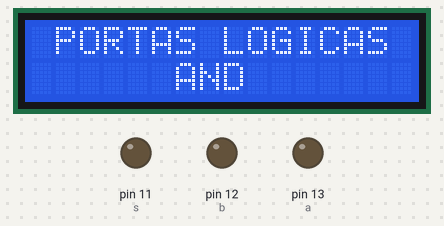
Bench run of a sketch on a simulated Arduino Uno, built with avr-gcc and run on an emulated ATmega328P. Parts: 16×2 character LCD, output pins drawn as LEDs (lit = HIGH).

Above: at 0.1 s.
At 6.1 s:
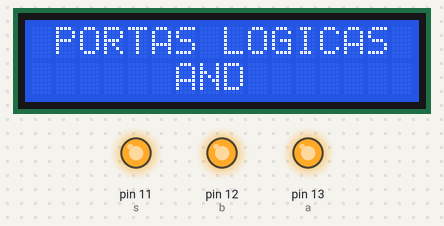
At 10.1 s:
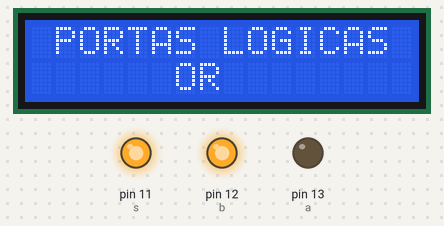
At 14.1 s:
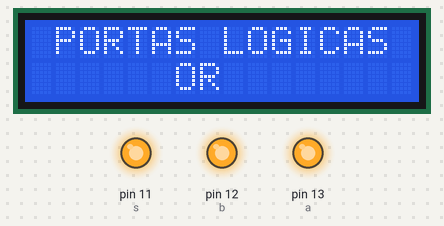
At 26.1 s:
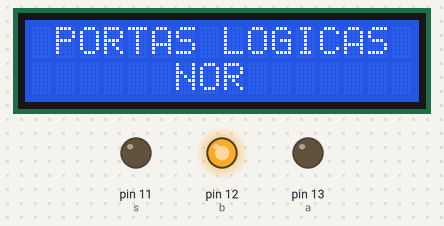
At 38.1 s:
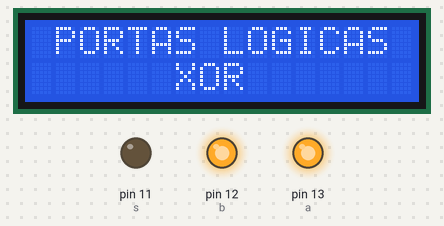
Timing chart, 0 to 39.6 s (numbered marks = the images above):
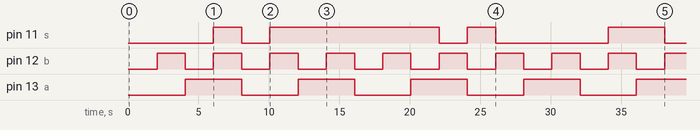

The sketch:

portaslogicas.ino
```cpp
#include <LiquidCrystal.h>
LiquidCrystal lcd(7, 6, 5, 4, 3, 2);

int a = 13;
int b = 12;
int s = 11;

int tamanho = 4;
int aArray[4];
int bArray[4];

int andArray[4];
int orArray[4];
int nAndArray[4];
int nOrArray[4];
int xOrArray[4];
int xNorArray[4];

void setup() {
  pinMode(a, OUTPUT);
  pinMode(b, OUTPUT);
  pinMode(s, OUTPUT);

  lcd.begin(16, 2);
}

/*FUNÇÃO PARA POPULAR O PRIMEIRO ARRAY*/
void popularArrayA() {
    for(int i = 0; i < tamanho; i++) {
        if (i < (tamanho/2)) {
            aArray[i] = 0;
        } else {
            aArray[i] = 1;
        }
    }
}

/*FUNÇÃO PARA POPULAR O SEGUNDO ARRAY*/
void popularArrayB() {
    int quantidade = 1;
    int contador = 0;

    for(int i = 0; i < tamanho; i++) {
        if(contador == quantidade) {
            bArray[i] = 1;
        } else if(contador > quantidade) {
            contador = 0;
            i--;
            continue;
        } else {
            bArray[i] = 0;
        }
        contador++;
    }
}


void andFunction() {
    for(int i = 0; i < tamanho; i++) {
        if(aArray[i] == 0 && bArray[i] == 0) {
            andArray[i] = 0;
        } else if(aArray[i] == 0 && bArray[i] == 1) {
            andArray[i] = 0;
        } else if(aArray[i] == 1 && bArray[i] == 0) {
            andArray[i] = 0;
        } else if(aArray[i] == 1 && bArray[i] == 1) {
            andArray[i] = 1;
        }
      	digitalWrite(a, aArray[i]);
      	digitalWrite(b, bArray[i]);
      	digitalWrite(s, andArray[i]);

      	delay(2000);
    }
}

void orFunction() {
    for(int i = 0; i < tamanho; i++) {
        if(aArray[i] == 0 && bArray[i] == 0) {
            orArray[i] = 0;
        } else if(aArray[i] == 0 && bArray[i] == 1) {
            orArray[i] = 1;
        } else if(aArray[i] == 1 && bArray[i] == 0) {
            orArray[i] = 1;
        } else if(aArray[i] == 1 && bArray[i] == 1) {
            orArray[i] = 1;
        }
      	digitalWrite(a, aArray[i]);
      	digitalWrite(b, bArray[i]);
      	digitalWrite(s, orArray[i]);

      	delay(2000);
    }
}

void nAndFunction() {
    for(int i = 0; i < tamanho; i++) {
        if(aArray[i] == 0 && bArray[i] == 0) {
            nAndArray[i] = 1;
        } else if(aArray[i] == 0 && bArray[i] == 1) {
            nAndArray[i] = 1;
        } else if(aArray[i] == 1 && bArray[i] == 0) {
            nAndArray[i] = 1;
        } else if(aArray[i] == 1 && bArray[i] == 1) {
            nAndArray[i] = 0;
        }
      	digitalWrite(a, aArray[i]);
      	digitalWrite(b, bArray[i]);
      	digitalWrite(s, nAndArray[i]);

      	delay(2000);
    }
}

void nOrFunction() {
    for(int i = 0; i < tamanho; i++) {
        if(aArray[i] == 0 && bArray[i] == 0) {
            nOrArray[i] = 1;
        } else if(aArray[i] == 0 && bArray[i] == 1) {
            nOrArray[i] = 0;
        } else if(aArray[i] == 1 && bArray[i] == 0) {
            nOrArray[i] = 0;
        } else if(aArray[i] == 1 && bArray[i] == 1) {
            nOrArray[i] = 0;
        }
      	digitalWrite(a, aArray[i]);
      	digitalWrite(b, bArray[i]);
      	digitalWrite(s, nOrArray[i]);

      	delay(2000);
    }
}

void xOrFunction(){
    for(int i = 0; i < tamanho; i++) {
    	 if(aArray[i] == 0 && bArray[i] == 0) {
            xOrArray[i] = 0;
        } else if(aArray[i] == 0 && bArray[i] == 1) {
            xOrArray[i] = 1;
        } else if(aArray[i] == 1 && bArray[i] == 0) {
            xOrArray[i] = 1;
        } else if(aArray[i] == 1 && bArray[i] == 1) {
            xOrArray[i] = 0;
        }
      	digitalWrite(a, aArray[i]);
      	digitalWrite(b, bArray[i]);
      	digitalWrite(s, xOrArray[i]);

      	delay(2000);
    }
}

void xNorFunction(){
    for(int i = 0; i < tamanho; i++) {
    	 if(aArray[i] == 0 && bArray[i] == 0) {
            xNorArray[i] = 1;
        } else if(aArray[i] == 0 && bArray[i] == 1) {
            xNorArray[i] = 0;
        } else if(aArray[i] == 1 && bArray[i] == 0) {
            xNorArray[i] = 0;
        } else if(aArray[i] == 1 && bArray[i] == 1) {
            xNorArray[i] = 1;
        }
      	digitalWrite(a, aArray[i]);
      	digitalWrite(b, bArray[i]);
      	digitalWrite(s, xNorArray[i]);

      	delay(2000);
    }
}

void loop() {
  popularArrayA();
  popularArrayB();

  lcd.clear();

  lcd.setCursor(1, 0);
  lcd.print("PORTAS LOGICAS");

  lcd.setCursor(6, 1);
  lcd.print("AND");
  andFunction();

  lcd.clear();

  lcd.setCursor(1, 0);
  lcd.print("PORTAS LOGICAS");

  lcd.setCursor(6, 1);
  lcd.print("OR");
  orFunction();

  lcd.clear();

  lcd.setCursor(1, 0);
  lcd.print("PORTAS LOGICAS");

  lcd.setCursor(6, 1);
  lcd.print("NAND");
  nAndFunction();

  lcd.clear();

  lcd.setCursor(1, 0);
  lcd.print("PORTAS LOGICAS");

  lcd.setCursor(6, 1);
  lcd.print("NOR");
  nOrFunction();

  lcd.clear();

  lcd.setCursor(1, 0);
  lcd.print("PORTAS LOGICAS");

  lcd.setCursor(6, 1);
  lcd.print("XOR");
  xOrFunction();

  lcd.clear();

  lcd.setCursor(1, 0);
  lcd.print("PORTAS LOGICAS");

  lcd.setCursor(6, 1);
  lcd.print("XNOR");
  xNorFunction();

  lcd.clear();

}


  
```

Measured:
- by itself, pin 11 (s): LOW → HIGH at 6.1 s, → LOW 2.0 s later, → HIGH 2.0 s later, → LOW 12.0 s later, … (8 changes in this stretch)
- by itself, pin 12 (b): alternates HIGH for 2.0 s and LOW for 2.0 s
- by itself, pin 13 (a): alternates HIGH for 4.0 s and LOW for 4.0 s
- what the display in image 2 shows lasts 8.0 s, from 8.1 s to 16.1 s
